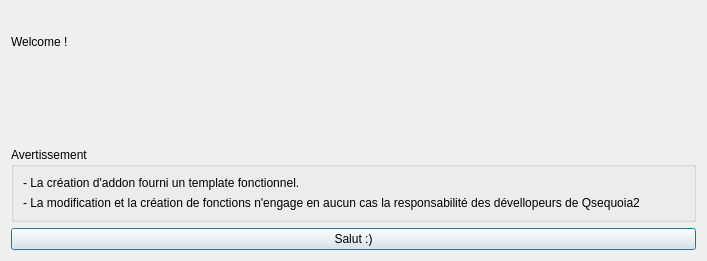
<?xml version="1.0" encoding="UTF-8"?>
<ui version="4.0">
 <class>AddonCreationDialog</class>
 <widget class="QDialog" name="AddonCreationDialog">
  <property name="geometry">
   <rect>
    <x>0</x>
    <y>0</y>
    <width>707</width>
    <height>261</height>
   </rect>
  </property>
  <property name="windowTitle">
   <string>Créer un Add-on</string>
  </property>
  <layout class="QVBoxLayout" name="verticalLayout">
   <item>
    <layout class="QHBoxLayout" name="layout_name_folder">
     <item>
      <widget class="QLabel" name="label_3">
       <property name="text">
        <string>Welcome !</string>
       </property>
      </widget>
     </item>
    </layout>
   </item>
   <item>
    <layout class="QHBoxLayout" name="horizontalLayout">
     <item>
      <widget class="QLabel" name="labelErreur">
       <property name="text">
        <string/>
       </property>
      </widget>
     </item>
    </layout>
   </item>
   <item>
    <widget class="QGroupBox" name="groupBox_warning">
     <property name="title">
      <string>Avertissement</string>
     </property>
     <layout class="QVBoxLayout" name="layout_warning">
      <item>
       <widget class="QLabel" name="label">
        <property name="text">
         <string>- La création d'addon fourni un template fonctionnel. </string>
        </property>
       </widget>
      </item>
      <item>
       <widget class="QLabel" name="label_2">
        <property name="text">
         <string>- La modification et la création de fonctions n'engage en aucun cas la responsabilité des dévellopeurs de Qsequoia2</string>
        </property>
       </widget>
      </item>
     </layout>
    </widget>
   </item>
   <item>
    <widget class="QPushButton" name="pushButton">
     <property name="text">
      <string>Salut :)</string>
     </property>
    </widget>
   </item>
  </layout>
 </widget>
 <resources/>
 <connections/>
</ui>
